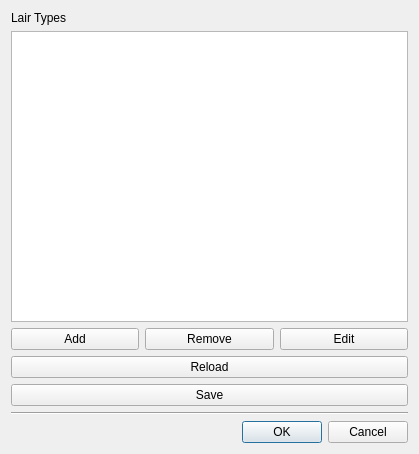
<?xml version="1.0" encoding="UTF-8"?>
<ui version="4.0">
 <class>LairTypes</class>
 <widget class="QDialog" name="LairTypes">
  <property name="geometry">
   <rect>
    <x>0</x>
    <y>0</y>
    <width>419</width>
    <height>454</height>
   </rect>
  </property>
  <property name="windowTitle">
   <string>Dialog</string>
  </property>
  <layout class="QGridLayout" name="gridLayout_3">
   <item row="0" column="0">
    <widget class="QLabel" name="label">
     <property name="text">
      <string>Lair Types</string>
     </property>
    </widget>
   </item>
   <item row="1" column="0">
    <layout class="QGridLayout" name="gridLayout">
     <item row="0" column="0" colspan="3">
      <widget class="QListWidget" name="listWidget_lairs"/>
     </item>
     <item row="1" column="0">
      <widget class="QPushButton" name="pushButton_add">
       <property name="text">
        <string>Add</string>
       </property>
      </widget>
     </item>
     <item row="1" column="1">
      <widget class="QPushButton" name="pushButton_remove">
       <property name="text">
        <string>Remove</string>
       </property>
      </widget>
     </item>
     <item row="1" column="2">
      <widget class="QPushButton" name="pushButton_edit">
       <property name="text">
        <string>Edit</string>
       </property>
      </widget>
     </item>
    </layout>
   </item>
   <item row="5" column="0">
    <widget class="Line" name="line">
     <property name="orientation">
      <enum>Qt::Horizontal</enum>
     </property>
    </widget>
   </item>
   <item row="6" column="0">
    <widget class="QDialogButtonBox" name="buttonBox">
     <property name="orientation">
      <enum>Qt::Horizontal</enum>
     </property>
     <property name="standardButtons">
      <set>QDialogButtonBox::Cancel|QDialogButtonBox::Ok</set>
     </property>
    </widget>
   </item>
   <item row="3" column="0">
    <widget class="QPushButton" name="pushButton_save">
     <property name="text">
      <string>Save</string>
     </property>
    </widget>
   </item>
   <item row="2" column="0">
    <widget class="QPushButton" name="pushButton_load">
     <property name="text">
      <string>Reload</string>
     </property>
    </widget>
   </item>
  </layout>
 </widget>
 <resources/>
 <connections>
  <connection>
   <sender>buttonBox</sender>
   <signal>accepted()</signal>
   <receiver>LairTypes</receiver>
   <slot>accept()</slot>
   <hints>
    <hint type="sourcelabel">
     <x>248</x>
     <y>254</y>
    </hint>
    <hint type="destinationlabel">
     <x>157</x>
     <y>274</y>
    </hint>
   </hints>
  </connection>
  <connection>
   <sender>buttonBox</sender>
   <signal>rejected()</signal>
   <receiver>LairTypes</receiver>
   <slot>reject()</slot>
   <hints>
    <hint type="sourcelabel">
     <x>316</x>
     <y>260</y>
    </hint>
    <hint type="destinationlabel">
     <x>286</x>
     <y>274</y>
    </hint>
   </hints>
  </connection>
 </connections>
</ui>
